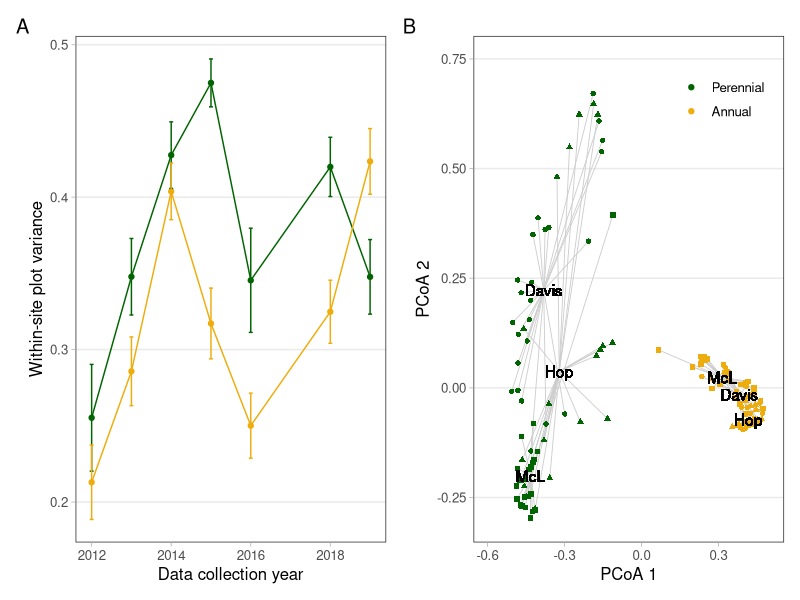
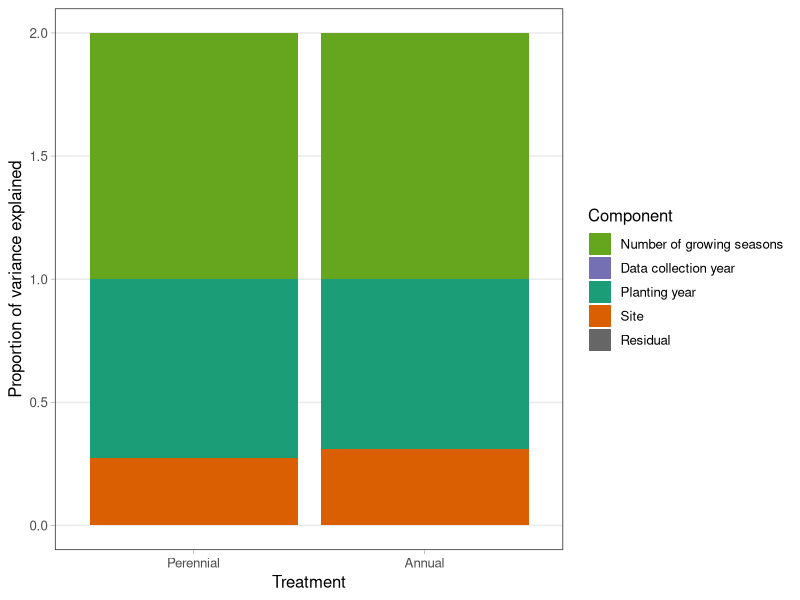
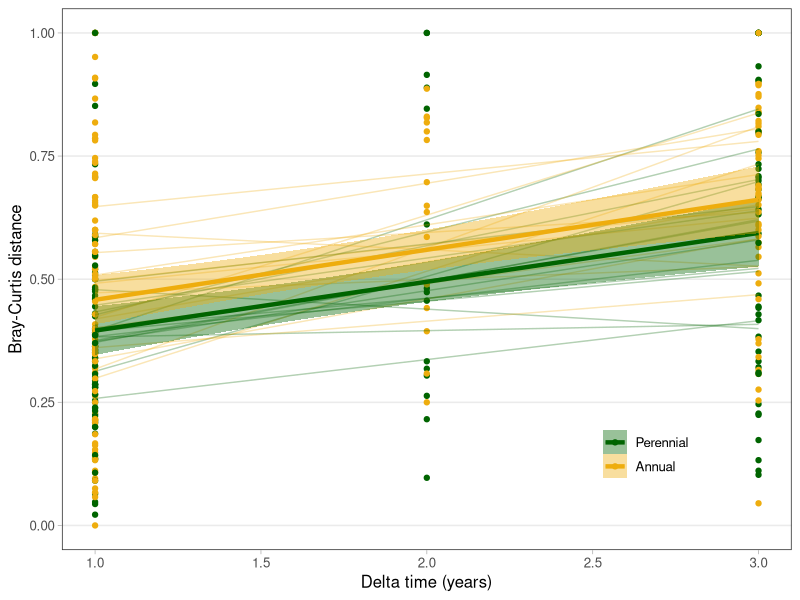
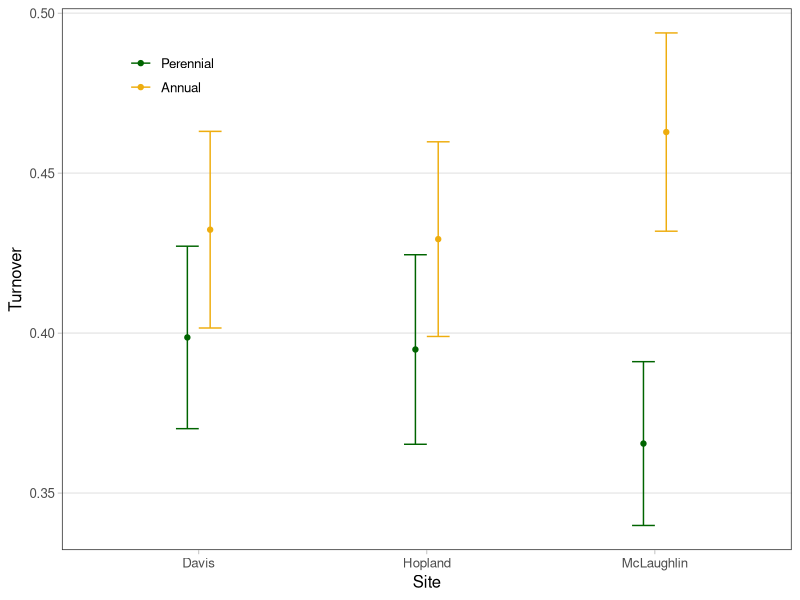
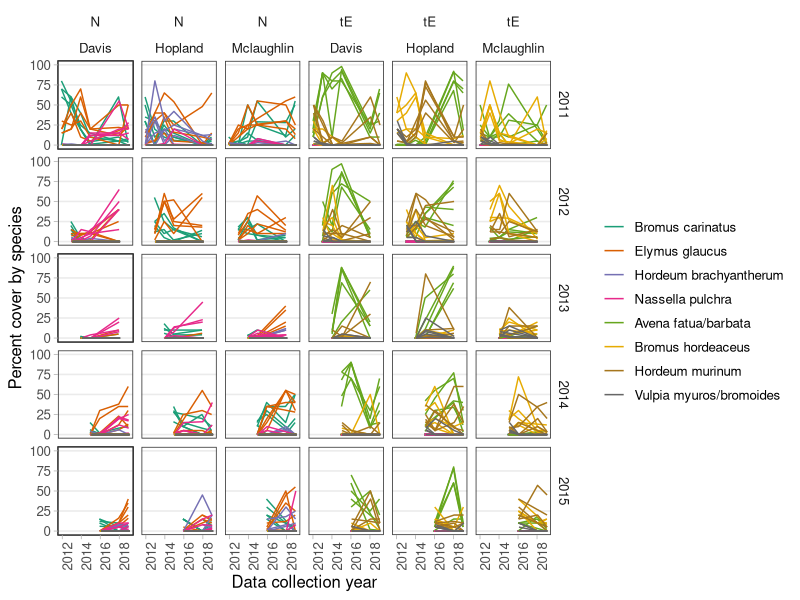
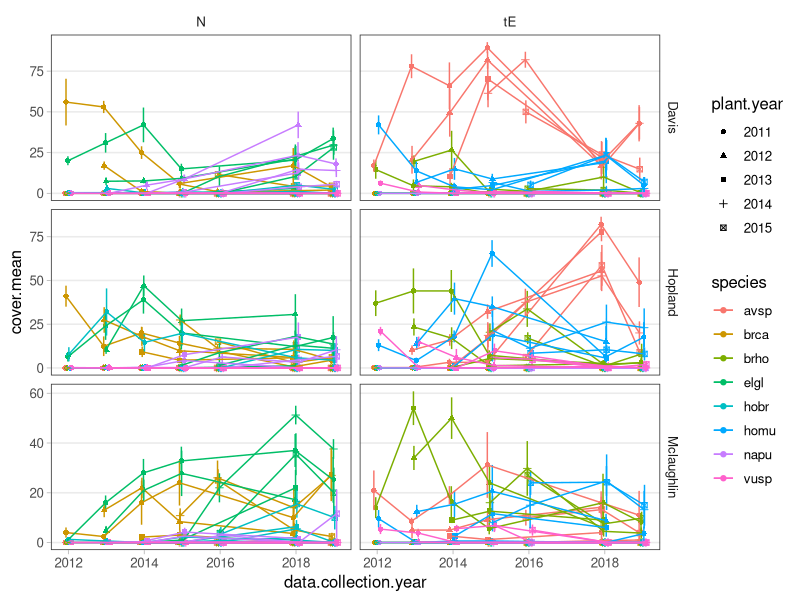
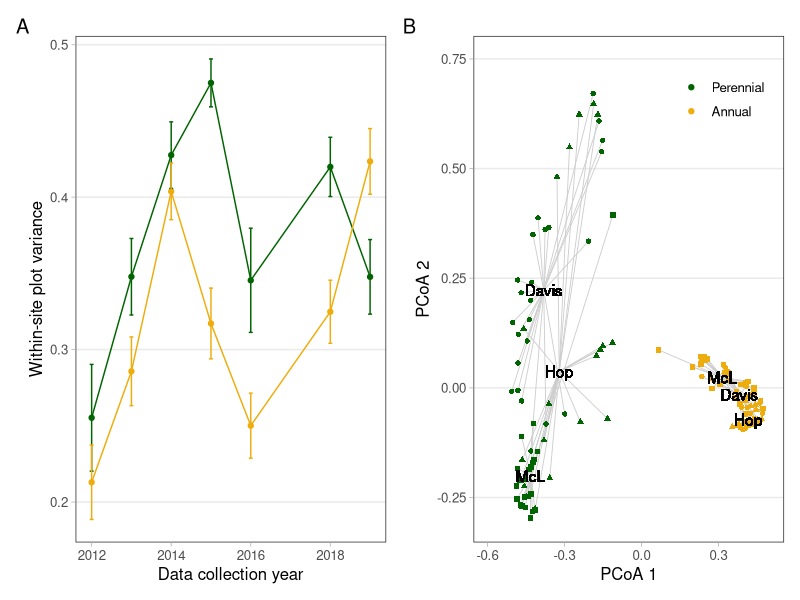
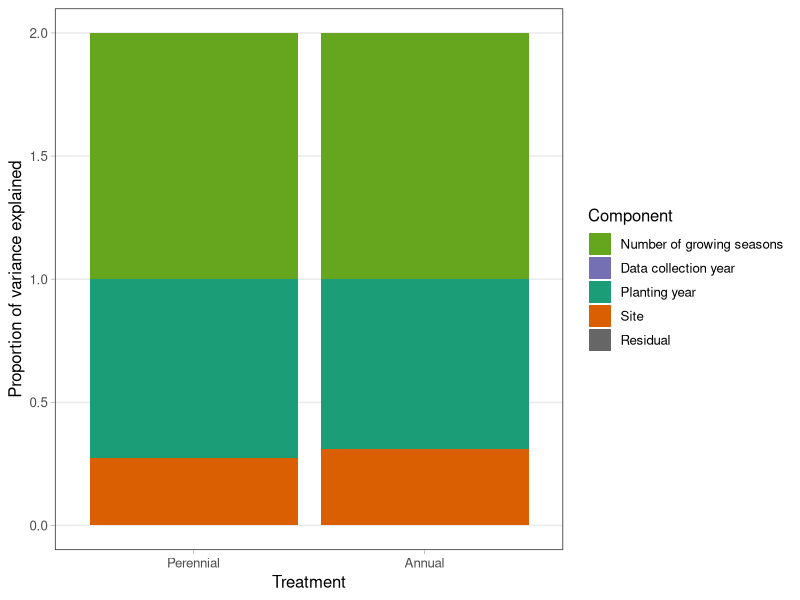

Reproduce these figures in R, in order.
## ---- chunk 1
knitr::opts_chunk$set(echo = TRUE)

library(tidyverse)
library(vegan)
library(lme4)
library(lmerTest)
library(patchwork)
library(RColorBrewer)

theme_cw <- function () { # plotting theme
  theme_bw(base_size=12) %+replace% 
    theme(
      panel.background = element_blank(), 
      plot.background = element_blank(), 
      axis.ticks = element_line(colour = "grey70", size = rel(0.5)),
      panel.grid.minor = element_blank(), 
      panel.grid.major.x = element_blank(),
      legend.background = element_blank(), 
      legend.key = element_blank(),
      strip.background = element_blank(), 
     # axis.text=element_text(size=12),
     # strip.text=element_text(size=12),
      complete = TRUE
      )
}
## ---- chunk 2
stg <- read.csv('PRYER_STG.csv')
names(stg) <- names(stg) %>% tolower()

# NOTE problem data (21 rows)
# View(filter(stg, problem.row == 'Y'))
# there's also some blanks in the total.i column (possibly in the total.n column too)
# but we're not using those for this paper

# cleaning up treatment designations
stg$treatment <- stg$treatment %>% gsub("[^a-z,A-Z]","", .)

# want planting year to be a factor not an integer
stg$plant.year <- as.factor(stg$plant.year)

# filtering to our three treatments 
stg.use <- stg %>% filter(!(problem.row == 'Y'), # Remove problem rows
                          water == 'No', 
                          treatment %in% c('N', 'tE', 'NE'))
stg.use$site <- tolower(stg.use$site)

stg.N <- stg.use %>% 
  filter(treatment == 'N') %>%
  mutate(avsp = 0,
         brho = 0,
         homu = 0,
         vusp = 0)

stg.E <- stg.use %>% 
  filter(treatment == 'tE') %>%
  mutate(brca = 0,
         elgl = 0,
         hobr = 0,
         napu = 0)

stg.use.2 <- rbind(stg.N, stg.E) %>%
  mutate(total.seeded.2 = brca + elgl + hobr + napu + avsp + brho + homu + vusp)

## ---- chunk 3
# sampling year only 
stg.use.2$dist.sample.yr <- NA
stg.use.2$dist.sample.yr.site <- NA

for(yr in unique(stg.use.2$data.collection.year)){
        stg.sample <- stg.use.2 %>% filter(data.collection.year == yr, total.seeded.2 > 0)
            stg.sample.community <- stg.sample %>% 
                select(c(brca, elgl, hobr, napu, avsp, brho, homu, vusp))
        
        # Bray-curtis distance between samples
        stg.sample.dist <- stg.sample.community %>% vegdist(method = 'bray', binary = 'false')
        
        # Calculate multivariate dispersions by treatment
        stg.sample.mod <- betadisper(stg.sample.dist, stg.sample$treatment, type ='centroid')
        # removes plots that were all 0s and have NaN in the dissimilarity matrix--that's why 
        # we can't just fill this back into our dataframe
        
        stg.use.2[stg.use.2$data.collection.year==yr &  stg.use.2$total.seeded.2 > 0,'dist.sample.yr'] <- stg.sample.mod$distances
        
        for(s in unique(stg.sample$site)){
          stg.sample.site <- stg.sample %>% filter(site == s)
          stg.sample.site.community <- stg.sample.site %>% 
            select(c(brca, elgl, hobr, napu, avsp, brho, homu, vusp))
          
          stg.sample.site.dist <- stg.sample.site.community %>% vegdist(method = 'bray', binary = 'false')
          stg.sample.site.mod <- betadisper(stg.sample.site.dist, stg.sample.site$treatment, type = 'centroid')
          
          stg.use.2[stg.use.2$data.collection.year==yr &  
                      stg.use.2$total.seeded.2 > 0 & 
                      stg.use.2$site==s,'dist.sample.yr.site'] <- stg.sample.site.mod$distances
          
        }
}



stg.dist.summary.2 <- stg.use.2 %>% 
        group_by(treatment, data.collection.year) %>%
        dplyr::summarise(
          dist.n = length(dist.sample.yr),
          dist.site.n = length(dist.sample.yr.site),
                dist.mean = mean(dist.sample.yr, na.rm = TRUE),
                dist.se = sd(dist.sample.yr, na.rm = TRUE)/sqrt(dist.n),
                dist.site.mean = mean(dist.sample.yr.site , na.rm = TRUE),
                dist.site.se = sd(dist.sample.yr.site , na.rm = TRUE)/sqrt(dist.site.n))



# analysis
fit.dist.yr <- lmer(dist.sample.yr ~ treatment + (1|data.collection.year),
                    data = stg.use.2)
fit.dist.yr.site <- lmer(dist.sample.yr.site ~ treatment + (1|data.collection.year), 
                         data = stg.use.2)


stg.use.2 %>% filter(treatment == 'N') %>% 
  select(dist.sample.yr.site) %>% colMeans(., na.rm = TRUE)
stg.use.2 %>% filter(treatment == 'tE') %>% 
  select(dist.sample.yr.site) %>% colMeans(., na.rm = TRUE)

summary(fit.dist.yr)
summary(fit.dist.yr.site)

plot.spatial.yr.site <- ggplot(stg.dist.summary.2, 
                               aes(x = data.collection.year, y = dist.site.mean, 
                                   ymin = dist.site.mean - dist.site.se, 
                                   ymax = dist.site.mean + dist.site.se,
                                   color = treatment)) +
  geom_point() +
  geom_errorbar(width = 0.1) + 
  geom_line() +
  theme_cw() +
  xlab('Data collection year') + 
  ylab('Within-site plot variance') +
  scale_color_manual(labels = c('Native species', 'Exotic species'), name = '',
                     values = c('darkgreen','darkgoldenrod2')) +
  theme(legend.position = 'none')

## ---- chunk 4

stg.2018 <- stg.use.2 %>% filter(data.collection.year == 2018, total.seeded.2 > 0)

# confirm across-site same as above
summary(aov(dist.sample.yr ~ treatment, data = stg.2018))

# within-site
summary(aov(dist.sample.yr.site ~ treatment, data = stg.2018))
stg.2018 %>% 
  group_by(treatment) %>%
  dplyr::summarise(within.mean = mean(dist.sample.yr.site, na.rm = TRUE))


# need to do it differently to plot it
stg.2018$treat.site <- paste(stg.2018$treatment, stg.2018$site, sep = '_')
stg.2018.community <- stg.2018 %>% 
        select(c(brca, elgl, hobr, napu, avsp, brho, homu, vusp))
stg.2018.dist <- stg.2018.community %>% vegdist(method = 'bray', binary = 'false') # Bray-curtis distance between samples
stg.2018.site.mod <- betadisper(stg.2018.dist, stg.2018$treat.site, type ='centroid')

# individual plot points
stg.2018.site.plot <- stg.2018 %>% filter(total.seeded.2 > 0)
stg.2018.site.plot$x <- stg.2018.site.mod$vectors[,1]
stg.2018.site.plot$y <- stg.2018.site.mod$vectors[,2]

# centroid points
stg.2018.cent <- data.frame(stg.2018.site.mod$centroids[,1:2])
stg.2018.cent$treat.site <- rownames(stg.2018.cent)
stg.2018.site.plot <- stg.2018.site.plot %>% left_join(stg.2018.cent, by = 'treat.site') %>%
  rename(xc = PCoA1, yc = PCoA2)


plot.2018.site <- ggplot(stg.2018.site.plot, aes(x = x, y = y, xend = xc, yend = yc,
                          color = treatment, shape = site)) +
  geom_segment(color = 'grey80', size = 0.3) +
  geom_point() +
  geom_text(label = 'Davis',
            x = stg.2018.cent['N_davis',1], 
            y = stg.2018.cent['N_davis',2],
            color = 'black') +
  geom_text(label = 'McL',
            x = stg.2018.cent['N_mclaughlin',1], 
            y = stg.2018.cent['N_mclaughlin',2],
            color = 'black') +
  geom_text(label = 'Hop',
            x = stg.2018.cent['N_hopland',1], 
            y = stg.2018.cent['N_hopland',2],
            color = 'black') +
  geom_text(label = 'Davis',
            x = stg.2018.cent['tE_davis',1], 
            y = stg.2018.cent['tE_davis',2],
            color = 'black') +
  geom_text(label = 'McL',
            x = stg.2018.cent['tE_mclaughlin',1], 
            y = stg.2018.cent['tE_mclaughlin',2],
            color = 'black') +
  geom_text(label = 'Hop',
            x = stg.2018.cent['tE_hopland',1], 
            y = stg.2018.cent['tE_hopland',2],
            color = 'black') +
  theme_cw() +
  xlab('PCoA 1') + 
  ylab('PCoA 2') +
  xlim(c(-0.6, 0.5)) +
  ylim(c(-0.3, 0.75)) +
  scale_color_manual(values = c('darkgreen','darkgoldenrod2'), name = '', 
                     labels = c('Perennial', 'Annual')) +
  scale_shape_manual(values = c(16, 17, 15), guide = FALSE) +
  theme(legend.position = c(0.8, 0.9))

plot.within.site <-  plot.spatial.yr.site + plot.2018.site
plot.within.site + plot_annotation(tag_levels = 'A')

ggsave('spatial_site.pdf', width = 9, height = 5, units = 'in')

## ---- chunk 5
stg.r2 <- tibble(treatment = character(), site = double(), 
                 plant.year = double(), data.collection.year = double(), 
                 growing.seasons = double(),
                 residual = double())
stg.pv <- tibble(treatment = character(), site = double(), 
                 plant.year = double(), data.collection.year = double(), 
                 growing.seasons = double(),
                 residual = double())

for(treat in c('N','tE')){
  stg.select <- stg.use.2 %>% filter(treatment == treat, total.seeded.2 > 0)
  stg.select$data.collection.year <- factor(stg.select$data.collection.year)
  stg.dist <- stg.select %>%
        select(c(brca, elgl, hobr, napu, avsp, brho, homu, vusp)) %>%
        vegdist()
  perm <- adonis2(stg.dist ~  site + plant.year  + growing.seasons + data.collection.year, 
                  data = stg.select)
  # R2 values
  out <- tibble(treatment = treat, 
                site = perm$R2[1], plant.year = perm$R2[2], 
                growing.seasons = perm$R2[3], 
                data.collection.year = perm$R2[4],
                residual = perm$R2[5])
  stg.r2 <- stg.r2 %>% rbind(out)
  
  # pvalues
  out.pv <- tibble(treatment = treat, 
                site = perm$`Pr(>F)`[1], plant.year = perm$`Pr(>F)`[2], 
                growing.seasons = perm$`Pr(>F)`[3], 
                data.collection.year = perm$`Pr(>F)`[4],
                residual = perm$`Pr(>F)`[5])
  stg.pv <- stg.pv %>% rbind(out.pv)
}

stg.r2  %>% print()
stg.pv %>% print()

stg.r2.long <- stg.r2 %>% 
  pivot_longer(cols = c(site, plant.year, growing.seasons, data.collection.year, residual), 
               names_to = "component", values_to = "proportion")
stg.r2.long$component <- factor(stg.r2.long$component, 
                                levels = c('growing.seasons', 'data.collection.year',
                                           'plant.year', 'site','residual'))

cols <- c("#66A61E", "#7570B3","#1B9E77", "#D95F02", "#666666") 

ggplot(stg.r2.long, aes(x = treatment, y = proportion, fill = component)) +
  geom_bar(stat = "identity") +
  theme_cw() +
  ylab('Proportion of variance explained') +
  xlab('Treatment') +
  scale_x_discrete(labels = c('N' = 'Perennial', 'tE' = 'Annual')) +
  scale_fill_manual(values = cols, name = 'Component',
                    labels = c('data.collection.year' = 'Data collection year',
                               'plant.year' = 'Planting year',
                               'site' = 'Site', 'residual' = 'Residual',
                               'growing.seasons' = 'Number of growing seasons'))

ggsave('proportion-variance.pdf', width = 7, height = 5, units = 'in')


# Printing corresponding p-values

## ---- chunk 6

full.change.2 <- tibble(plot.id = character(), site = character(), treatment = character(),
                        replicate = character(), delta.time = double(), dist.bc = double(),
                        plant.year = integer())
for(yr in unique(stg.use.2$plant.year)){
  stg.yr <- stg.use.2 %>% filter(plant.year == yr, growing.seasons > 1)
  stg.yr$plot <- paste(stg.yr$site, stg.yr$treatment, stg.yr$rep.5, sep = '.')
  
  stg.plots <- unique(stg.yr$plot)
  num.plots <- length(stg.plots)
  stg.yr.years <- unique(stg.yr$data.collection.year)
  num.years <- length(stg.yr.years)
  num.comparisons <- num.years - 1
  
  # delta time values
  delta.times <- numeric()
  for(i in 1:num.years-1){
    # delta time between each year and all the others
    diff.years <- stg.yr.years[i+1] - stg.yr.years[i] 
    delta.times <- c(delta.times, diff.years) # add these comparisons to our list
  }
  # length(delta.times) # check that this equals num.comparisons
  
  ## dataframe of bray-curtis comparisons within each plot across the years
  stg.change <- data.frame(plot.id = rep(stg.plots, each = num.comparisons),
                           delta.time = rep(delta.times, times = num.plots), dist.bc = NA)
  

  for(i in 1:num.plots){
    plot.i <- stg.plots[i]
    plot.yrs <- stg.yr %>% 
      filter(plot == plot.i) %>%
      select(c(brca, elgl, hobr, napu, avsp, brho, homu, vusp))
    plot.dists <- numeric()
    for (i in 1:(num.years-1)){
      plot.turn <- plot.yrs[i:(i+1),] %>% vegdist(na.rm = TRUE)
      plot.dists <- c(plot.dists, plot.turn)
    }
    # check to only put it in if we have the right length, otherwise there's missing data
    # or mixed up values
    if(length(plot.dists) == num.comparisons){
      stg.change[stg.change$plot.id == plot.i,'dist.bc'] <- plot.dists
    }
  }
  
  stg.change.2 <- stg.change %>% 
    separate(plot.id, into = c('site','treatment','replicate'),
             remove = FALSE) %>%
    add_column(plant.year = yr)
  
  full.change.2 <- full.change.2 %>% rbind(stg.change.2)
}

## ---- chunk 7
# calculating converstion factor for delta.time gaps bigger than 1 year
ggplot(full.change.2, aes(x = delta.time, y = dist.bc, 
                        color = treatment, fill = treatment)) +
  #  facet_wrap(vars(plant.year)) +
  geom_point() +
  geom_line(stat = 'smooth',method = 'lm', se = FALSE, alpha = 0.3, aes(group = plot.id)) +
  geom_smooth(method = 'lm', size = 1.5) +
  theme_cw() +
  scale_color_manual(labels = c('Perennial', 'Annual'), name = '',
                     values = c('darkgreen','darkgoldenrod2')) +
  scale_fill_manual(labels = c('Perennial', 'Annual'), name = '',
                     values = c('darkgreen','darkgoldenrod2')) +
  theme(legend.position = c(0.8, 0.2)) +
  ylab('Bray-Curtis distance') + 
  xlab('Delta time (years)')

ggsave('time_conversion.pdf', width = 6, height = 5, units = 'in')

summary(lm(dist.bc ~ delta.time, data = full.change.2))
# use the slope and intercept from this model fit to determine that the converstion factor
# should be 0.3

full.change.3 <- full.change.2 %>%
  mutate(dist.year = dist.bc/(1 + (delta.time - 1)*0.3)) 

## ---- chunk 8
summary(aov(dist.year ~ treatment, data = full.change.3))

full.change.summary <- full.change.3 %>% 
  group_by(treatment, site) %>%
        dplyr::summarise(
                turnover = mean(dist.year, na.rm = TRUE),
                turn.se = sd(dist.year, na.rm = TRUE)/sqrt(length(dist.year)))


ggplot(full.change.summary, aes(x = site, y = turnover, 
                                ymin = turnover - turn.se, ymax = turnover + turn.se,
                                color = treatment)) +
  geom_point(position = position_dodge(width = 0.2)) +
  geom_errorbar(width = 0.2, position = position_dodge(width = 0.2)) +
  theme_cw() +
  scale_color_manual(labels = c('Perennial', 'Annual'), name = '',
                     values = c('darkgreen','darkgoldenrod2')) +
    theme(legend.position = c(0.15, 0.9)) +
  ylab('Turnover') + 
  scale_x_discrete(name = 'Site',labels = c('Davis','Hopland','McLaughlin'))

ggsave('turnover.pdf', width = 6, height = 5, units = 'in')

## ---- chunk 9
stg.long <- stg.use.2 %>% as.tibble() %>%
  pivot_longer(c(brca, elgl, hobr, napu, avsp, brho, homu, vusp), 
                     names_to = 'species', values_to = 'cover')
capwords <- function(s, strict = FALSE) {
    cap <- function(s) paste(toupper(substring(s, 1, 1)),
                  {s <- substring(s, 2); if(strict) tolower(s) else s},
                             sep = "", collapse = " " )
    sapply(strsplit(s, split = " "), cap, USE.NAMES = !is.null(names(s)))
}
stg.long$site <- capwords(stg.long$site)
stg.long$plot <- paste(stg.long$site, stg.long$treatment, stg.long$rep.5,sep = '.')

species.full <- c("Bromus carinatus", "Elymus glaucus", "Hordeum brachyantherum", "Nassella pulchra", "Avena fatua/barbata", "Bromus hordeaceus", "Hordeum murinum", "Vulpia myuros/bromoides")
life.history <- rep(c("Perennial", "Annual"), each = 4)
species.table <- tibble(species = unique(stg.long$species), species.full, life.history)
species.table$species.full <- factor(species.table$species.full, levels = c("Bromus carinatus", "Elymus glaucus", "Hordeum brachyantherum", "Nassella pulchra", "Avena fatua/barbata", "Bromus hordeaceus", "Hordeum murinum", "Vulpia myuros/bromoides"))

stg.long <- stg.long  %>% left_join(species.table, by = "species")
cols <- brewer.pal(8, "Dark2")

# each plot individually
ggplot(stg.long, 
       aes(x = data.collection.year, y = cover, 
           color = species.full, shape = plot)) +
  facet_grid(rows = vars(plant.year), cols = vars(treatment, site), scales = "free_y") +
  geom_line(position = position_dodge(0.2)) +
  theme_cw() +
  theme(axis.text.x = element_text(angle = 90)) +
  xlab("Data collection year") + ylab("Percent cover by species") +
  ylim(c(0, 100)) +
  scale_color_manual(name = "", values = cols)
ggsave("species-cover-by-plot.pdf", width = 8, height = 6, units = "in")

# summarizing the replicates
stg.summary <- stg.long %>%   
        group_by(treatment, species, data.collection.year, site, plant.year) %>%
        dplyr::summarise(
                cover.mean = mean(cover),
                cover.se = sd(cover)/sqrt(length(cover))) %>%
        filter(treatment %in% c('N','tE'))

# grouping the planting year into the same graphs
ggplot(stg.summary, 
       aes(x = data.collection.year, y = cover.mean, 
           ymin = cover.mean - cover.se, ymax = cover.mean + cover.se,
           color = species, shape = plant.year)) +
        facet_grid(rows = vars(site), cols = vars(treatment), scales = "free_y") +
        geom_point(position = position_dodge(0.2)) +
        geom_errorbar(width = 0, position = position_dodge(0.2)) +
        geom_line(position = position_dodge(0.2)) +
        theme_cw()
